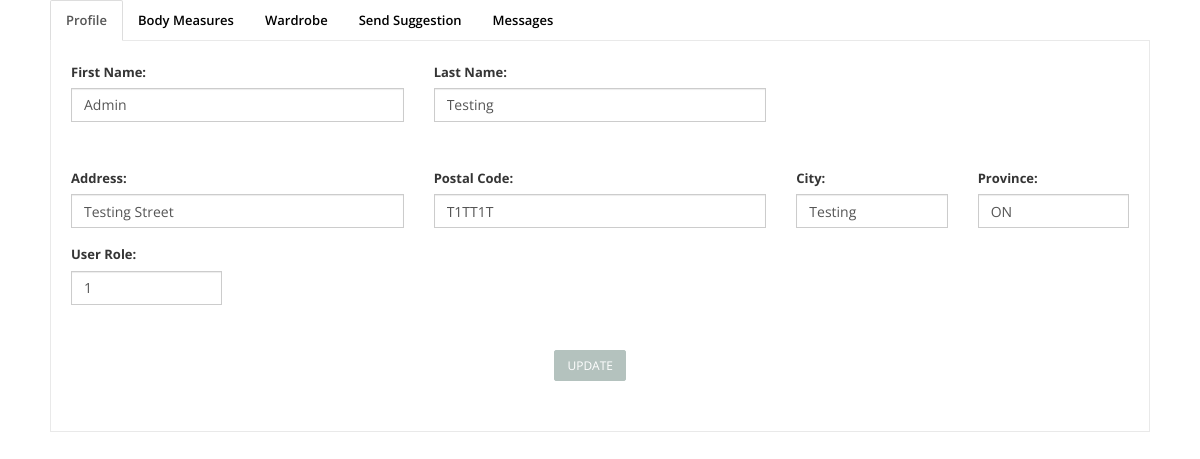
The app's page /AngelaFinal/web/pages/adminUserView.php?a=1 with its own data.
### tables this page shows
CREATE TABLE IF NOT EXISTS `users` (
  `id` int(10) unsigned NOT NULL,
  `username` varchar(20) DEFAULT NULL,
  `password` varchar(255) NOT NULL,
  `salt` varchar(255) NOT NULL,
  `email` varchar(75) NOT NULL,
  `firstName` varchar(50) NOT NULL,
  `lastName` varchar(50) NOT NULL,
  `address` varchar(50) DEFAULT NULL,
  `postalCode` varchar(7) DEFAULT NULL,
  `city` varchar(25) DEFAULT NULL,
  `province` char(2) DEFAULT NULL,
  `administratorID` int(10) unsigned NOT NULL DEFAULT '2',
  `status` int(4) DEFAULT '3',
  `picture` varchar(200) NOT NULL DEFAULT 'web/assets/images/profilepicture.jpg',
  `timeCreated` timestamp NOT NULL DEFAULT CURRENT_TIMESTAMP
);

### AngelaFinal/src/factories/factoryDAOPdo.php (called while the page is built, shortened)
<?php
	require_once DIR_PDO.'userDAOPdo.php';
class FactoryDAOPdo implements FactoryDAO {
	private static $instance = null;
	public static function getInstance() {
		if (self::$instance == null) {
			self::$instance = new FactoryDAOPdo();
		}
		return self::$instance;
	}
	public function createUserPersistence() {
		return new UserDAOPdo();
	}
}
?>

### AngelaFinal/src/controllers/userController.php (called while the page is built, shortened)
<?php
	require_once DIR_FAC.'factoryDAOPdo.php';
class UserController {
	private $persistenceUser;
	public function __construct() {
		$this->factory = FactoryDAOPdo::getInstance();
		$this->persistenceUser = $this->factory->createUserPersistence();
	}
	public function searchUsers($param,$value,$type) {
		$usersList = $this->persistenceUser->searchUsers($param,$value,$type);
		return $usersList;
	}
}
 ?>

### AngelaFinal/src/views/userView.php (called while the page is built, shortened)
<?php
	require_once DIR_MOD.'user.php';
	require_once DIR_CON.'userController.php';
class UserView
{
	private $userController;
	function __construct() {
		$this->userController = new UserController();
	}
	public function searchUsers($param,$value,$type) {
		$usersLists = $this->userController->searchUsers($param,$value,$type);
		return $usersLists;
	}
}
 ?>

### AngelaFinal/src/persistenceDAOPdo/userDAOPdo.php (called while the page is built, shortened)
<?php
	require_once DIR_MOD.'user.php';
	class UserDAOPdo implements UserDAO {
		public function searchUsers($param,$value,$type) {
			$className = 'ConnectionDAOPdo';
			$con = $className::getConnection();
			$query = 'SELECT * FROM users Where '.$param.' LIKE "'.$value.'"';
			$stmt = $con->prepare($query);
			$stmt->execute();
			$result = $stmt->fetchAll();
			$usersList = new ArrayObject();
			$user = '';
			foreach ($result as $row) {
				$user = new User();
				$user->setIdUser($row['id']);
				$user->setUserName($row['username']);
				$user->setFirstName($row['firstName']);
				$user->setLastName($row['lastName']);
				$user->setEmail($row['email']);
				$user->setPassword($row['password']);
				$user->setAddress($row['address']);
				$user->setCity($row['city']);
				$user->setPostalCode($row['postalCode']);
				$user->setProvince($row['province']);
				$user->setAdministratorID($row['administratorID']);
				$user->setStatus($row['status']);
				$user->setSalt($row['salt']);
				$user->setPicture($row['picture']);
				$user->setTimeCreated($row['timeCreated']);
				$usersList->append($user);
			}
			if($type==1){
				return $user;
			}elseif($type==2){
				return $usersList;
			}
		}
	}
?>

### AngelaFinal/src/models/user.php (called while the page is built, shortened)
<?php
class User{
    private $firstName;
    private $lastName;
    private $address;
    private $city;
    private $postalCode;
    private $province;
    private $administratorID;
    function getFirstName() {
        return $this->firstName;
    }
    function getLastName() {
        return $this->lastName;
    }
    function getAddress() {
        return $this->address;
    }
    function getCity() {
        return $this->city;
    }
    function getPostalCode() {
        return $this->postalCode;
    }
    function getProvince() {
        return $this->province;
    }
    function getAdministratorID() {
        return $this->administratorID;
    }
    function setFirstName($firstName) {
        $this->firstName = $firstName;
    }
    function setLastName($lastName) {
        $this->lastName = $lastName;
    }
    function setAddress($adress) {
        $this->address = $adress;
    }
    function setCity($city) {
        $this->city = $city;
    }
    function setPostalCode($postalCode) {
        $this->postalCode = $postalCode;
    }
    function setProvince($province) {
        $this->province = $province;
    }
    function setAdministratorID($administratorID) {
        $this->administratorID = $administratorID;
    }
}
?>

### AngelaFinal/web/pages/adminUserView.php (the view, shortened to what this page needs)
<?php
	require_once DIR_MOD.'user.php';
	require_once DIR_VIE.'userView.php';
	$userView = new UserView();
	$value = $_GET['a'];
	$user = $userView->searchUsers("id",$value,'1');
?>
<html lang="en">
<head>
	<?php include( DIR_LAY.'headPages.php');?>
</head>
<body>
<div class="row">
	<div class="container">
		<div class="col-xs-18 col-md-12 ">
			<ul class="nav nav-tabs">
				<li class="active"><a href="#profile" data-toggle="tab"><i class="icon-briefcase"></i>Profile</a></li>
				<li><a href="#bodym" data-toggle="tab">Body Measures</a></li>
				<li><a href="#wardrobe" data-toggle="tab">Wardrobe</a></li>
				<li><a href="#suggestion" data-toggle="tab">Send Suggestion</a></li>
				<li><a href="#message" data-toggle="tab">Messages</a></li>
			</ul>
			<div class="tab-content" >
				<div class="tab-pane fade in active" id="profile">
							<form role="form" action="../../src/handlers/userHandler.php?a=updateUser" method="post">
				<div class="row">
					<div class="col-xs-6 col-md-4">
						<div class="form-group">
						  <label for="firstName">First Name:</label>
						  <input type="text" class="form-control" id="firstName" name="firstName" value="<?php echo  $user->getFirstName();?> ">
						</div>
					</div>
					<div class="col-xs-6 col-md-4">
						<div class="form-group">
						  <label for="lastName">Last Name:</label>
						  <input type="text" class="form-control" id="lastName" name="lastName" value="<?php echo  $user->getLastName();?> ">
						</div>
					</div>
				</div>
				<div class="row">
					<div class="col-xs-6 col-md-4">
						<div class="form-group">
						  <label for="address">Address:</label>
						  <input type="text" class="form-control" id="address" name="address" value="<?php echo  $user->getAddress();?> ">
						</div>
					</div>
					<div class="col-xs-6 col-md-4">
						<div class="form-group">
						  <label for="pcode">Postal Code:</label>
						  <input type="text" class="form-control" id="pcode" name="pcode" value="<?php echo  $user->getPostalCode();?> ">
						</div>
					</div>
					<div class="col-xs-4 col-md-2">
						<div class="form-group">
						  <label for="city">City:</label>
						  <input type="text" class="form-control" id="city" name="city" value="<?php echo  $user->getCity();?> ">
						</div>
					</div>
					<div class="col-xs-4 col-md-2">
						<div class="form-group">
						  <label for="province">Province:</label>
						  <input type="text" class="form-control" id="provin" name="province" value="<?php echo  $user->getProvince();?> ">
						</div>
					</div>
					<div class="col-xs-4 col-md-2">
						<div class="form-group">
						  <label for="province">User Role:</label>
						  <input type="text" class="form-control" id="provin" name="province" value="<?php echo  $user->getAdministratorID();?> ">
						</div>
					</div>
				</div>
				<div class="row">
					<div class="container">
					<div class="col-xs-4 col-md-4"></div>
					<div class="col-xs-2 col-md-2">
						<button type="submit"  class="btn btn-theme pull-right">Update</button>
					</div>
					</div>
				</div>
			</form>
				</div>
			</div>
		</div>
	</div>
</div>
</body>
</html>

### AngelaFinal/web/assets/css/style.css (style rules this page uses)
body { font-family:'Open Sans', Arial, sans-serif; font-size:14px; font-weight:300; line-height:1.6em; color:#656565; }
.container { padding:0 20px 0 20px; position:relative; }
.row,.row-fluid { margin-bottom:30px; }
.row .row,.row-fluid .row-fluid { margin-bottom:30px; }
.btn-theme { color: #fff; }

### AngelaFinal/web/assets/css/loginForm.css (style rules this page uses)
a { color: #000; margin: 0; padding: 0; text-decoration: none; }

### AngelaFinal/web/assets/css/overwrite.css (style rules this page uses)
label, input, button, select, textarea { font-size: 13px; font-weight: normal; }
label { font-weight: bold; color:#353535; }
input, button, select, textarea { font-family:'Open Sans', Arial, sans-serif; font-size: 13px; }
select, textarea, input[type="text"], input[type="password"], input[type="datetime"], input[type="datetime-local"], input[type="date"], input[type="month"], input[type="time"], input[type="week"], input[type="number"], input[type="email"], input[type="url"], input[type="search"], input[type="tel"], input[type="color"], .uneditable-input { -webkit-border-radius: 0; -moz-border-radius: 0; border-radius: 0; }
ul, ol { padding: 0; margin: 0 0 10px 25px; }
li { line-height: 1.6em; }
.btn { font-size: 12px; text-transform:uppercase; text-shadow: none; background-image:none; border-color: none; border-bottom-color: none; -webkit-box-shadow: none; -moz-box-shadow: none; box-shadow: none; }
.btn { outline:0; -webkit-border-radius: 2px; -moz-border-radius: 2px; border-radius: 2px; }
.btn-theme { color:#fff; }
.nav-tabs > li > a { -webkit-border-radius: 2px 2px 0 0; -moz-border-radius: 2px 2px 0 0; border-radius: 2px 2px 0 0; }
.nav-tabs { border-bottom:none; margin:0; }
.nav-tabs > li > a { margin-right: -1px; outline:0; font-size:13px; font-weight:600; }
.nav-tabs > .active > a, .nav-tabs > .active > a:hover, .nav-tabs > .active > a:focus { background:#fff; }
.tab-content > .tab-pane { background:#fff; border: 1px solid #e9e9e9; padding:20px; overflow:hidden; }

### records on screen
users: firstName "Admin", lastName "Testing", address "Testing Street", pcode "T1TT1T", city "Testing", province "ON", province "1"
